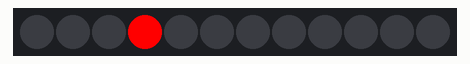
This sketch was run on a simulated Arduino Uno, built with avr-gcc and run on an emulated ATmega328P. On the bench: 12 RGB LEDs in strip order, left to right.

Above: at 0.16 s.
At 0.92 s:
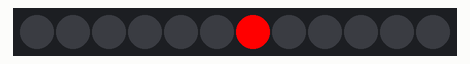

Measured:
- by itself, everything shown: repeats every 0.61 s, in 12 steps

The sketch:

neopixel.ino
```cpp
// Arduino code for Neopixel LED controller
// using a potentiometer and switch button
// (C) Ismail Uddin, 2015
// www.scienceexposure.com

#include <Adafruit_NeoPixel.h>
#define PIN 3
Adafruit_NeoPixel strip = Adafruit_NeoPixel(12, PIN, NEO_GRB +NEO_KHZ800);


  int i=0;

    void setup() {
      strip.begin();
      strip.show(); // Initialize all pixels to 'off'
      //int i;
      //for (i=0;i<12;i++){
//        strip.setPixelColor(i, 0, 0, 0);
//
//      }
//
//      strip.setBrightness(10);
//      strip.show();
    }


void loop() {

  strip.setPixelColor(i%12,0,0,0);
  strip.setPixelColor((i+1)%12,255,0,0);
  i=i+1;
  delay(50);
  strip.show();

}
```
